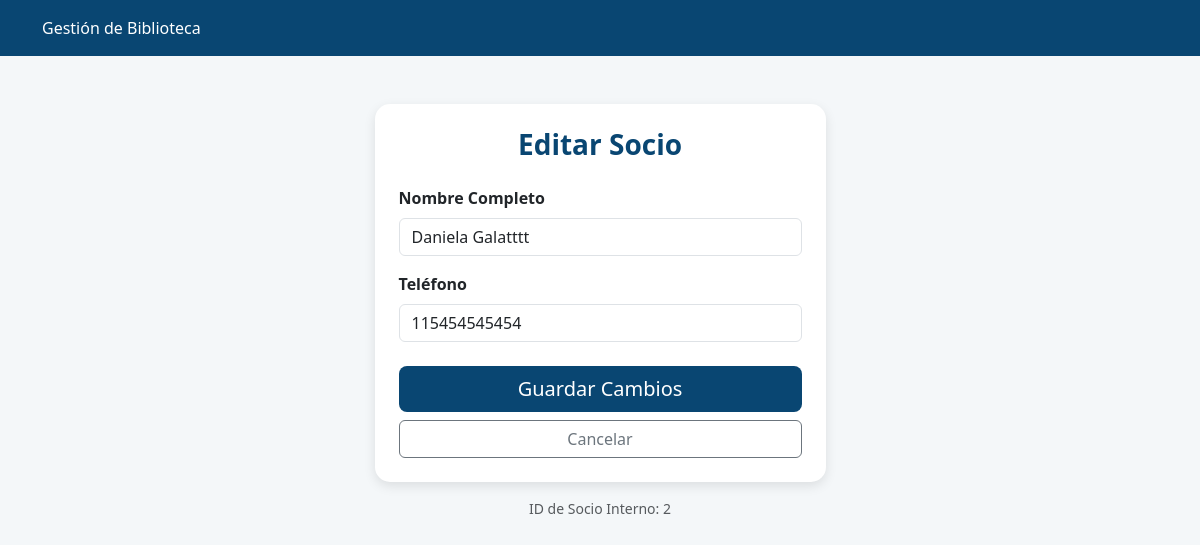
/editar_socio/2, run on an earlier commit of the app's database.
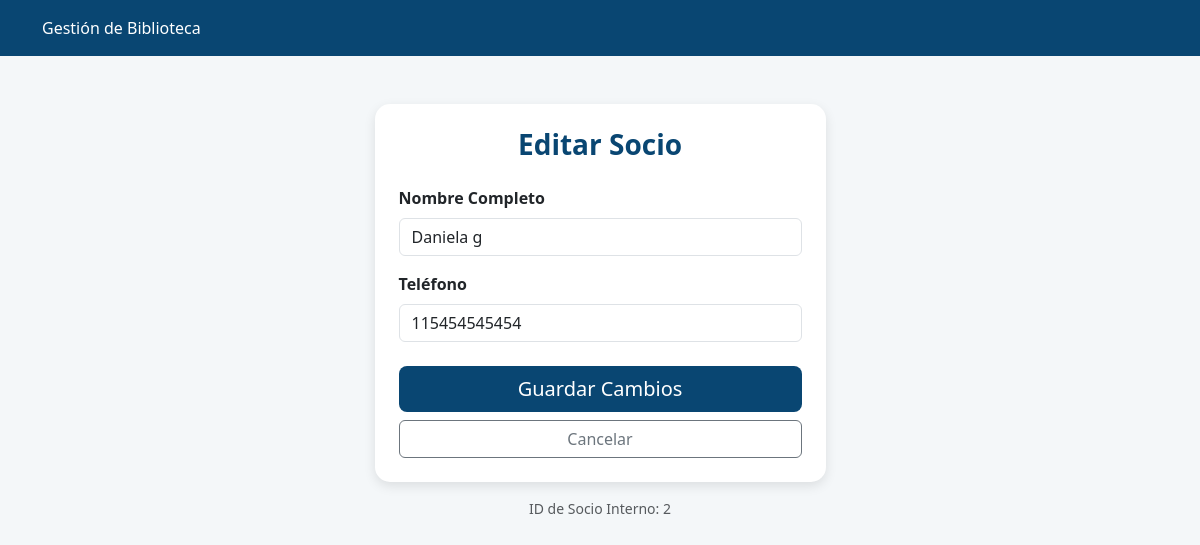
And on a later commit of the database.
### tables this page shows
CREATE TABLE Socios (
            id_socio INTEGER PRIMARY KEY AUTOINCREMENT,
            nombre_completo TEXT NOT NULL,
            telefono TEXT NOT NULL
        );

### app.py (the view)
@app.route('/editar_socio/<int:id_socio>')
def vista_editar_socio(id_socio):
    conexion = sqlite3.connect("biblioteca.db")
    cursor = conexion.cursor()
    cursor.execute("SELECT id_socio, nombre_completo, telefono FROM Socios WHERE id_socio = ?", (id_socio,))
    socio = cursor.fetchone()
    conexion.close()
    return render_template('editar_socio.html', socio=socio)

### templates/editar_socio.html (shortened to what this page needs)
<!DOCTYPE html>
<html lang="es">
<head>
    <link href="https://cdn.jsdelivr.net/npm/bootstrap@5.3.0/dist/css/bootstrap.min.css" rel="stylesheet">
</head>
<body>
    <div class="navbar-custom mb-5">
        <div class="container">
            <span class="navbar-brand mb-0 h1">Gestión de Biblioteca</span>
        </div>
    </div>
    <div class="container">
        <div class="row justify-content-center">
            <div class="col-md-5">
                <div class="card card-custom">
                    <div class="card-body p-4">
                        <h3 class="text-center mb-4" style="color: #094672; font-weight: bold;">Editar Socio</h3>
                        <form action="/actualizar_socio" method="POST">
                            <div class="mb-3">
                                <label class="form-label fw-bold">Nombre Completo</label>
                                <input type="text" name="nombre" class="form-control" value="{{ socio[1] }}" required>
                            </div>
                            <div class="mb-4">
                                <label class="form-label fw-bold">Teléfono</label>
                                <input type="text" name="telefono" class="form-control" value="{{ socio[2] }}">
                            </div>
                            <div class="d-grid gap-2">
                                <button type="submit" class="btn btn-save btn-lg">Guardar Cambios</button>
                                <a href="/socios" class="btn btn-outline-secondary">Cancelar</a>
                            </div>
                        </form>
                    </div>
                </div>
                <p class="text-center mt-3 text-muted small">ID de Socio Interno: {{ socio[0] }}</p>
            </div>
        </div>
    </div>
</body>
</html>

What changed in the data, as far as the page shows it:
changed Socios id 2: nombre "Daniela Galatttt" → "Daniela g"
